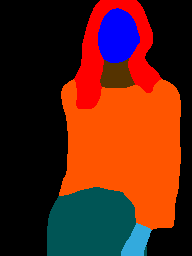
#> input picture trans-parse/source/000010_0.png, 192 x 256 px; its folder holds 4 pictures in this run
$ python processdata.py
#> lines starting #> are read from the running program, lines starting #| are printed output that depends on the picture
"""
改变图片的位深度,从24位分割图(彩色)转为8位分割图(彩色)
some help: https://blog.csdn.net/weixin_40539826/article/details/110928964
"""
from PIL import Image
import numpy as np
import os

path = './source/'
save_path = './result/'


for i in os.listdir(path):
    img = Image.open(path+i)
#> img is the input picture: PIL image 192x256 RGB; mean R, G, B 89.6, 34.7, 20.9
    img = Image.fromarray(np.uint8(img))
    t = img.convert('L')
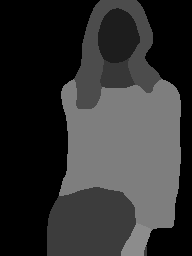
#> t: PIL image 192x256 L; min 0, max 140, mean 49.5
    img = Image.fromarray(np.uint8(t))  # *255
    t.save(save_path+i)
#> pass 2 of the loop `for i in os.listdir(path):`:
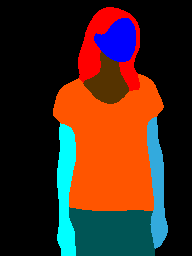
#> input picture trans-parse/source/000585_0.png, 192 x 256 px
#> img is the input picture: PIL image 192x256 RGB; mean R, G, B 67.8, 40.5, 29.8
#> `t = img.convert('L')`:
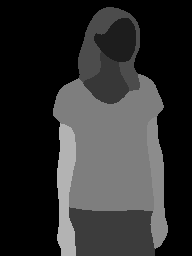
#> t: PIL image 192x256 L; min 0, max 179, mean 47.4
#> pass 3 of the loop `for i in os.listdir(path):`:
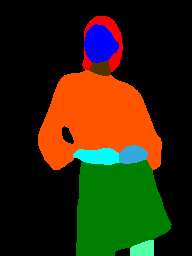
#> input picture trans-parse/source/00069_00.png, 192 x 256 px
#> img is the input picture: PIL image 192x256 RGB; mean R, G, B 46.5, 38.9, 11.1
#> `t = img.convert('L')`:
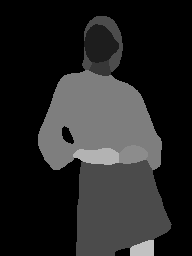
#> t: PIL image 192x256 L; min 0, max 194, mean 38
#> the loop made 4 passes; the first 3 are shown

# [53 lines of commented-out code are left out]
